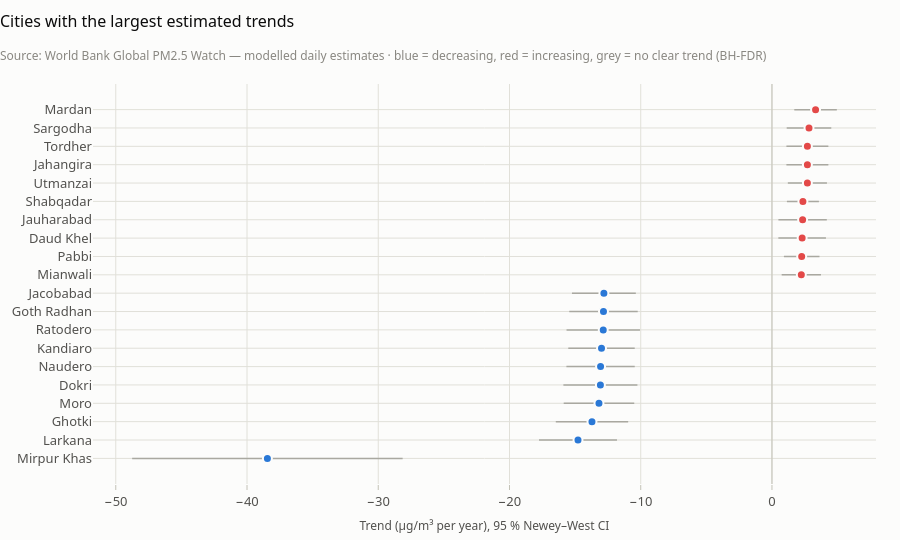

Notebook code cell kept with this figure:
### Code cell
charts.trend_forest(tr, n=10)

### Figure 1 — Plotly figure (JSON) as saved in the notebook; plotly's stock layout.template omitted (floating-point values rounded to 4 significant figures)
{"data": [{"customdata": [[-48.75, -28.14, 1.036e-12, "decreasing", -27.12], [-17.75, -11.81, 2.659e-21, "decreasing", -10.69], [-16.47, -10.96, 2.7e-21, "decreasing", -11.21], [-15.87, -10.49, 8.505e-21, "decreasing", -10.8], [-15.89, -10.25, 8.566e-19, "decreasing", -10.91], [-15.66, -10.46, 1.321e-21, "decreasing", -10.65], [-15.52, -10.46, 1.669e-22, "decreasing", -10.89], [-15.65, -10.06, 1.62e-18, "decreasing", -10.74], [-15.45, -10.23, 6.234e-21, "decreasing", -10.8], [-15.24, -10.37, 1.281e-23, "decreasing", -10.94], [0.7393, 3.734, 0.008842, "increasing", 3.299], [0.9093, 3.619, 0.003165, "increasing", 3.446], [0.4865, 4.112, 0.02717, "increasing", 3.277], [0.4913, 4.18, 0.02717, "increasing", 3.259], [1.139, 3.577, 0.0005096, "increasing", 3.737], [1.209, 4.188, 0.001254, "increasing", 3.532], [1.101, 4.298, 0.002827, "increasing", 3.661], [1.101, 4.298, 0.002827, "increasing", 3.661], [1.123, 4.52, 0.003332, "increasing", 2.915], [1.7, 4.944, 0.0002078, "increasing", 3.809]], "error_x": {"array": [10.31, 2.97, 2.758, 2.688, 2.821, 2.603, 2.532, 2.797, 2.608, 2.433, 1.498, 1.355, 1.813, 1.845, 1.219, 1.49, 1.599, 1.599, 1.699, 1.622], "arrayminus": [10.31, 2.97, 2.758, 2.688, 2.821, 2.603, 2.532, 2.797, 2.608, 2.433, 1.498, 1.355, 1.813, 1.845, 1.219, 1.49, 1.599, 1.599, 1.699, 1.622], "color": "#a9a8a0", "symmetric": false, "thickness": 1.5, "type": "data", "width": 0}, "hovertemplate": "<b>%{y}</b><br>%{x:+.2f} µg/m³/yr (%{customdata[4]:+.1f} %/yr)<br>95% CI %{customdata[0]:+.2f} to %{customdata[1]:+.2f}<br>q = %{customdata[2]:.3g} · %{customdata[3]}<extra></extra>", "marker": {"color": ["#2a78d6", "#2a78d6", "#2a78d6", "#2a78d6", "#2a78d6", "#2a78d6", "#2a78d6", "#2a78d6", "#2a78d6", "#2a78d6", "#e34948", "#e34948", "#e34948", "#e34948", "#e34948", "#e34948", "#e34948", "#e34948", "#e34948", "#e34948"], "line": {"color": "#fcfcfb", "width": 2}, "size": 9}, "mode": "markers", "type": "scatter", "x": [-38.45, -14.78, -13.72, -13.18, -13.07, -13.06, -12.99, -12.86, -12.84, -12.81, 2.237, 2.264, 2.299, 2.336, 2.358, 2.699, 2.7, 2.7, 2.822, 3.322], "y": ["Mirpur Khas", "Larkana", "Ghotki", "Moro", "Dokri", "Naudero", "Kandiaro", "Ratodero", "Goth Radhan", "Jacobabad", "Mianwali", "Pabbi", "Daud Khel", "Jauharabad", "Shabqadar", "Utmanzai", "Jahangira", "Tordher", "Sargodha", "Mardan"]}], "layout": {"height": 540, "shapes": [{"line": {"color": "#c3c2b7", "width": 1}, "type": "line", "x0": 0, "x1": 0, "xref": "x", "y0": 0, "y1": 1, "yref": "y domain"}], "showlegend": false, "title": {"subtitle": {"text": "Source: World Bank Global PM2.5 Watch — modelled daily estimates · blue = decreasing, red = increasing, grey = no clear trend (BH-FDR)"}, "text": "Cities with the largest estimated trends"}, "xaxis": {"gridcolor": "#e1e0d9", "showgrid": true, "title": {"text": "Trend (µg/m³ per year), 95 % Newey–West CI"}}}}
